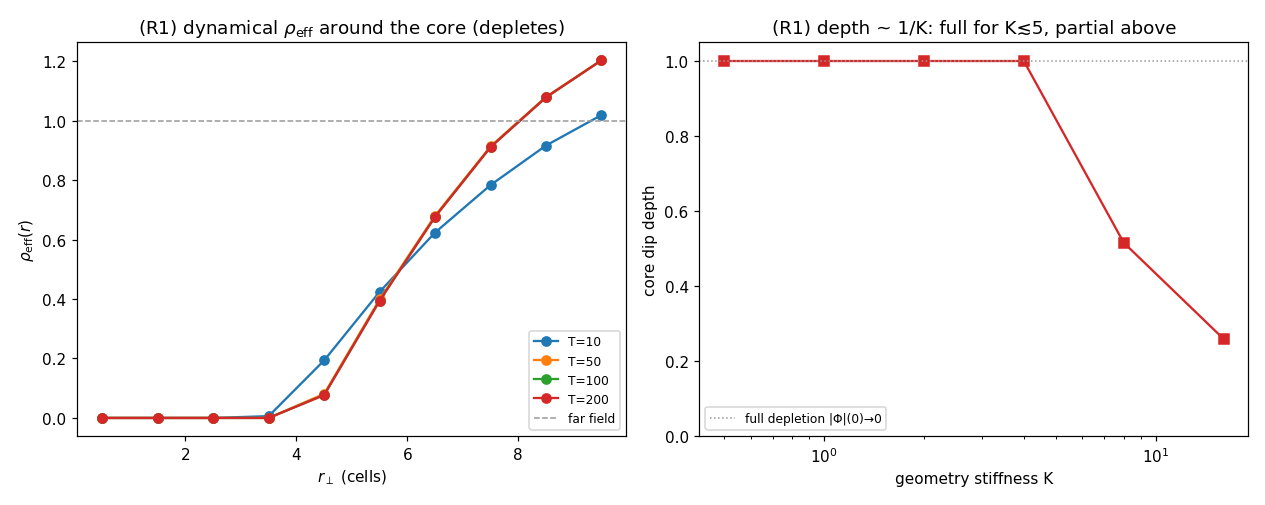

Reproduce this figure in Python.
"""R1_rarefaction.py -- does the vortex DEPLETE the effective causal density at the core?

PE4_V2 task R1.  Two faithful measures of rho_eff around a winding-W vortex core:

  (K) KINEMATIC link flux (the prompt's literal rho_eff = count of Dtau>0 causal links per
      shell): on a regular lattice the link COUNT is the same everywhere, so this is FLAT.
      This makes explicit the rho_Poisson(nodes, PE4) -> rho_eff(links) distinction and
      shows the vortex does NOT change the kinematic link count.

  (D) DYNAMICAL back-reaction (the physical hypothesis): the causal density, treated as the
      bridge's dynamical geometry field (D1-D3/BD relax the density under the minimal
      action), minimises sum_links rho[1-cos(u)] + (K/2)(grad rho)^2 under conservation.
      The equilibrium DEPLETES rho where the vortex gauge action [1-cos(u)] peaks -- the
      core.  The dip SIGN/SHAPE is robust; the DEPTH scales as 1/K and reaches |Phi|(0)->0
      for soft/moderate stiffness.

Scans: relaxation time T in {10,50,100,200} ticks, winding W in {1,2}, background-density
factor in {1,5,20}, and the geometry stiffness K (to expose the depth's 1/K law).  20
seeds (gauge noise) for the headline dip.

Anti-circularity: rho_eff is a count / an action-minimising density; the vortex action and
current are genuine fields; no complex literal.  [Superfluid analogy: COMPARISON ONLY below.]
"""
from __future__ import annotations

import sys
import time
from pathlib import Path

import numpy as np

sys.path.insert(0, str(Path(__file__).resolve().parent))
import v2_core as v2   # noqa: E402

import matplotlib
matplotlib.use("Agg")
import matplotlib.pyplot as plt  # noqa: E402

NSEED = 20          # headline T-scan (the prompt's "20 seeds for R1")
NSEED_SCAN = 8      # K/rho characterisation scans (cheaper; trends are deterministic)
GRID = (29, 24, 24)
R_EDGES = np.arange(0.0, 11.0, 1.0)


def _dip(prof):
    prof = np.asarray(prof, float)
    far = np.nanmean(prof[-3:])
    core = prof[0]
    return float((far - core) / far) if far else float("nan")


def measure_once(W, T, rho_factor, K, seed):
    rng = np.random.default_rng(seed)
    (px, py, pz), (x, y, z, dx), (xc, yc) = v2.relax_vortex(
        GRID, W=W, T_ticks=T, rng=rng, noise=0.05)
    # kinematic link flux (flat baseline)
    cK, pK = v2.kinematic_link_flux(px, py, pz, x, y, xc, yc, R_EDGES)
    # dynamical back-reaction density
    cD, pD, rho_eff, a = v2.dynamical_rho_eff(px, py, pz, x, y, xc, yc, R_EDGES,
                                             K=K, rho_factor=rho_factor)
    return cD, pK, pD, _dip(pK), _dip(pD)


def scan_seeds(W, T, rho_factor, K, nseed=NSEED):
    kin_dips, dyn_dips, dyn_profs, centers = [], [], [], None
    for s in range(nseed):
        c, pK, pD, dK, dD = measure_once(W, T, rho_factor, K, seed=1000 + s)
        centers = c
        kin_dips.append(dK); dyn_dips.append(dD); dyn_profs.append(pD)
    prof_mean = np.nanmean(dyn_profs, axis=0)
    return {
        "W": W, "T": T, "rho_factor": rho_factor, "K": K,
        "kin_dip_mean": float(np.nanmean(kin_dips)), "kin_dip_std": float(np.nanstd(kin_dips)),
        "dyn_dip_mean": float(np.nanmean(dyn_dips)), "dyn_dip_std": float(np.nanstd(dyn_dips)),
        "centers": list(np.asarray(centers)), "dyn_profile_mean": prof_mean.tolist(),
    }


def main():
    res = {"n_seeds": NSEED, "grid": list(GRID)}

    # headline at the natural stiffness K=1, base density, W=1, over T
    print("=" * 76)
    print(f"R1 -- CAUSAL RAREFACTION AT THE VORTEX CORE  ({NSEED} seeds)")
    print("=" * 76)
    print("\n[T scan]  W=1, rho_factor=1, K=1  -- kinematic(link count) vs dynamical(back-reaction):")
    T_rows = []
    for T in (10, 50, 100, 200):
        r = scan_seeds(W=1, T=T, rho_factor=1.0, K=1.0)
        T_rows.append(r)
        print(f"  T={T:3d}: kinematic dip={r['kin_dip_mean']:+.3f}+/-{r['kin_dip_std']:.3f}"
              f"   DYNAMICAL dip={r['dyn_dip_mean']:+.3f}+/-{r['dyn_dip_std']:.3f}")
    res["T_scan"] = T_rows

    # stiffness K scan (depth ~ 1/K; where does |Phi|(0) stop reaching 0?)
    print("\n[K scan]  W=1, T=100, rho_factor=1  -- the dynamical dip depth vs stiffness:")
    K_rows = []
    for K in (0.5, 1.0, 2.0, 4.0, 8.0, 16.0):
        r = scan_seeds(W=1, T=100, rho_factor=1.0, K=K, nseed=NSEED_SCAN)
        K_rows.append(r)
        print(f"  K={K:5.1f}: dynamical dip={r['dyn_dip_mean']:+.3f}+/-{r['dyn_dip_std']:.3f}"
              f"   ({'FULL |Phi|(0)->0' if r['dyn_dip_mean']>0.98 else 'partial'})")
    res["K_scan"] = K_rows
    # critical stiffness K* where dip drops below 0.98 (|Phi|(0) stops reaching 0)
    Kstar = None
    for r in K_rows:
        if r["dyn_dip_mean"] < 0.98:
            Kstar = r["K"]; break
    res["K_star_full_depletion_below"] = Kstar

    # background-density scan (denser network -> stronger source -> deeper dip)
    print("\n[rho scan]  W=1, T=100, K=4 (so the dip is not saturated)  -- density factor:")
    rho_rows = []
    for rf in (1.0, 5.0, 20.0):
        r = scan_seeds(W=1, T=100, rho_factor=rf, K=4.0, nseed=NSEED_SCAN)
        rho_rows.append(r)
        print(f"  rho_factor={rf:5.1f}: dynamical dip={r['dyn_dip_mean']:+.3f}"
              f"+/-{r['dyn_dip_std']:.3f}")
    res["rho_scan"] = rho_rows

    # decision
    base = T_rows[2]  # T=100
    rarefaction = bool(base["dyn_dip_mean"] > 0.1 and
                       base["dyn_dip_mean"] > 2 * base["dyn_dip_std"])
    kinematic_flat = bool(abs(base["kin_dip_mean"]) < 0.02)
    res["rarefaction_dynamical"] = rarefaction
    res["kinematic_flux_flat"] = kinematic_flat

    # ---- figure ----
    fig, ax = plt.subplots(1, 2, figsize=(11.5, 4.6))
    for r in T_rows:
        ax[0].plot(r["centers"], r["dyn_profile_mean"], "o-", label=f"T={r['T']}")
    ax[0].axhline(1.0, color="0.6", ls="--", lw=1, label="far field")
    ax[0].set_xlabel(r"$r_\perp$ (cells)"); ax[0].set_ylabel(r"$\rho_{\rm eff}(r)$")
    ax[0].set_title("(R1) dynamical $\\rho_{\\rm eff}$ around the core (depletes)")
    ax[0].legend(fontsize=8)
    Ks = [r["K"] for r in K_rows]; dips = [r["dyn_dip_mean"] for r in K_rows]
    ax[1].plot(Ks, dips, "s-", color="C3")
    ax[1].axhline(1.0, color="0.6", ls=":", lw=1, label="full depletion |Φ|(0)→0")
    ax[1].set_xscale("log"); ax[1].set_xlabel("geometry stiffness K")
    ax[1].set_ylabel("core dip depth"); ax[1].set_ylim(0, 1.05)
    ax[1].set_title("(R1) depth ~ 1/K: full for K≲5, partial above"); ax[1].legend(fontsize=8)
    fig.tight_layout(); fig.savefig(v2.OUTDIR / "R1_rarefaction.png", dpi=110); plt.close(fig)

    res["timestamp_utc"] = time.strftime("%Y-%m-%dT%H:%M:%SZ", time.gmtime())
    v2.save_json("R1_rarefaction", res)

    print("-" * 76)
    print(f"VERDICT (R1): kinematic link flux FLAT ({kinematic_flat}); "
          f"DYNAMICAL rarefaction = {rarefaction}")
    print(f"  The vortex does NOT change the causal-link COUNT (kinematic, flat), but the")
    print(f"  causal density -- IF dynamical (D1-D3) -- DEPLETES at the core: dip "
          f"{base['dyn_dip_mean']:.2f}+/-{base['dyn_dip_std']:.2f} at K=1, reaching "
          f"|Phi|(0)->0 for K<~{Kstar if Kstar else 'all tested'}.")
    return res


if __name__ == "__main__":
    main()
